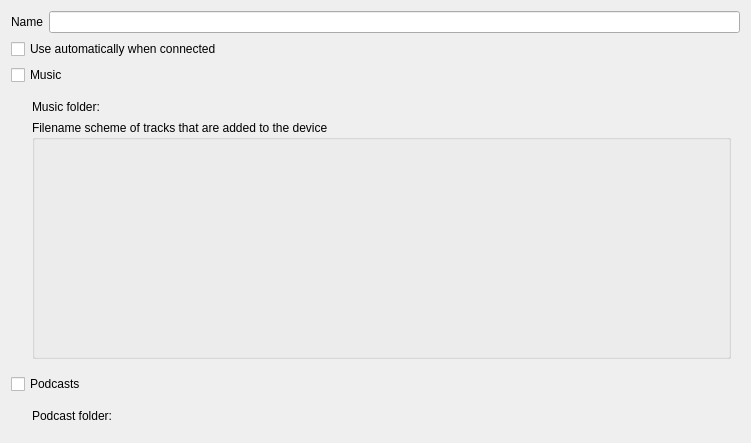
<?xml version="1.0" encoding="UTF-8"?>
<ui version="4.0">
 <class>UmsConfiguration</class>
 <widget class="QWidget" name="UmsConfiguration">
  <property name="geometry">
   <rect>
    <x>0</x>
    <y>0</y>
    <width>751</width>
    <height>443</height>
   </rect>
  </property>
  <property name="minimumSize">
   <size>
    <width>350</width>
    <height>100</height>
   </size>
  </property>
  <property name="windowTitle">
   <string>USB Mass Storage device configuration</string>
  </property>
  <layout class="QVBoxLayout" name="verticalLayout_3">
   <item>
    <layout class="QHBoxLayout" name="horizontalLayout_6">
     <item>
      <widget class="QLabel" name="label">
       <property name="text">
        <string>Name</string>
       </property>
      </widget>
     </item>
     <item>
      <widget class="QLineEdit" name="m_collectionName"/>
     </item>
    </layout>
   </item>
   <item>
    <widget class="QCheckBox" name="m_autoConnect">
     <property name="text">
      <string>Use automatically when connected</string>
     </property>
    </widget>
   </item>
   <item>
    <widget class="QCheckBox" name="m_musicCheckBox">
     <property name="font">
      <font>
       <weight>50</weight>
       <bold>false</bold>
       <underline>false</underline>
      </font>
     </property>
     <property name="toolTip">
      <string extracomment="Enabled music storage on this device"/>
     </property>
     <property name="text">
      <string>Music</string>
     </property>
    </widget>
   </item>
   <item>
    <layout class="QHBoxLayout" name="horizontalLayout_2">
     <item>
      <spacer name="horizontalSpacer_2">
       <property name="orientation">
        <enum>Qt::Horizontal</enum>
       </property>
       <property name="sizeType">
        <enum>QSizePolicy::Fixed</enum>
       </property>
       <property name="sizeHint" stdset="0">
        <size>
         <width>12</width>
         <height>20</height>
        </size>
       </property>
      </spacer>
     </item>
     <item>
      <widget class="QWidget" name="m_musicWidget" native="true">
       <property name="sizePolicy">
        <sizepolicy hsizetype="Minimum" vsizetype="MinimumExpanding">
         <horstretch>0</horstretch>
         <verstretch>0</verstretch>
        </sizepolicy>
       </property>
       <layout class="QVBoxLayout" name="verticalLayout_2">
        <item>
         <layout class="QHBoxLayout" name="horizontalLayout_4">
          <item>
           <widget class="QLabel" name="label_4">
            <property name="sizePolicy">
             <sizepolicy hsizetype="Minimum" vsizetype="Minimum">
              <horstretch>0</horstretch>
              <verstretch>0</verstretch>
             </sizepolicy>
            </property>
            <property name="minimumSize">
             <size>
              <width>200</width>
              <height>10</height>
             </size>
            </property>
            <property name="text">
             <string>Music folder:</string>
            </property>
           </widget>
          </item>
          <item>
           <widget class="KUrlRequester" name="m_musicFolder">
            <property name="sizePolicy">
             <sizepolicy hsizetype="Minimum" vsizetype="Minimum">
              <horstretch>0</horstretch>
              <verstretch>0</verstretch>
             </sizepolicy>
            </property>
            <property name="minimumSize">
             <size>
              <width>100</width>
              <height>0</height>
             </size>
            </property>
           </widget>
          </item>
         </layout>
        </item>
        <item>
         <widget class="QGroupBox" name="m_filenameSchemeBox">
          <property name="sizePolicy">
           <sizepolicy hsizetype="Minimum" vsizetype="MinimumExpanding">
            <horstretch>0</horstretch>
            <verstretch>0</verstretch>
           </sizepolicy>
          </property>
          <property name="title">
           <string>Filename scheme of tracks that are added to the device</string>
          </property>
         </widget>
        </item>
       </layout>
      </widget>
     </item>
    </layout>
   </item>
   <item>
    <widget class="QCheckBox" name="m_podcastCheckBox">
     <property name="font">
      <font>
       <weight>50</weight>
       <bold>false</bold>
       <underline>false</underline>
      </font>
     </property>
     <property name="toolTip">
      <string extracomment="Enabled podcast storage on this device"/>
     </property>
     <property name="text">
      <string>Podcasts</string>
     </property>
    </widget>
   </item>
   <item>
    <layout class="QHBoxLayout" name="horizontalLayout_5">
     <item>
      <spacer name="horizontalSpacer_3">
       <property name="orientation">
        <enum>Qt::Horizontal</enum>
       </property>
       <property name="sizeType">
        <enum>QSizePolicy::Fixed</enum>
       </property>
       <property name="sizeHint" stdset="0">
        <size>
         <width>12</width>
         <height>20</height>
        </size>
       </property>
      </spacer>
     </item>
     <item>
      <widget class="QWidget" name="m_podcastWidget" native="true">
       <property name="sizePolicy">
        <sizepolicy hsizetype="Minimum" vsizetype="Minimum">
         <horstretch>0</horstretch>
         <verstretch>0</verstretch>
        </sizepolicy>
       </property>
       <layout class="QVBoxLayout" name="verticalLayout">
        <item>
         <layout class="QHBoxLayout" name="horizontalLayout">
          <item>
           <widget class="QLabel" name="label_3">
            <property name="sizePolicy">
             <sizepolicy hsizetype="Minimum" vsizetype="Minimum">
              <horstretch>0</horstretch>
              <verstretch>0</verstretch>
             </sizepolicy>
            </property>
            <property name="minimumSize">
             <size>
              <width>200</width>
              <height>10</height>
             </size>
            </property>
            <property name="frameShape">
             <enum>QFrame::NoFrame</enum>
            </property>
            <property name="text">
             <string>Podcast folder:</string>
            </property>
           </widget>
          </item>
          <item>
           <widget class="KUrlRequester" name="m_podcastFolder">
            <property name="sizePolicy">
             <sizepolicy hsizetype="Minimum" vsizetype="Minimum">
              <horstretch>0</horstretch>
              <verstretch>0</verstretch>
             </sizepolicy>
            </property>
            <property name="minimumSize">
             <size>
              <width>100</width>
              <height>0</height>
             </size>
            </property>
           </widget>
          </item>
         </layout>
        </item>
       </layout>
      </widget>
     </item>
    </layout>
   </item>
  </layout>
 </widget>
 <customwidgets>
  <customwidget>
   <class>KUrlRequester</class>
   <extends>QFrame</extends>
   <header>kurlrequester.h</header>
   <container>1</container>
  </customwidget>
 </customwidgets>
 <resources/>
 <connections>
  <connection>
   <sender>m_musicCheckBox</sender>
   <signal>toggled(bool)</signal>
   <receiver>m_musicWidget</receiver>
   <slot>setEnabled(bool)</slot>
   <hints>
    <hint type="sourcelabel">
     <x>12</x>
     <y>41</y>
    </hint>
    <hint type="destinationlabel">
     <x>49</x>
     <y>86</y>
    </hint>
   </hints>
  </connection>
  <connection>
   <sender>m_podcastCheckBox</sender>
   <signal>toggled(bool)</signal>
   <receiver>m_podcastWidget</receiver>
   <slot>setEnabled(bool)</slot>
   <hints>
    <hint type="sourcelabel">
     <x>14</x>
     <y>205</y>
    </hint>
    <hint type="destinationlabel">
     <x>25</x>
     <y>236</y>
    </hint>
   </hints>
  </connection>
 </connections>
</ui>
